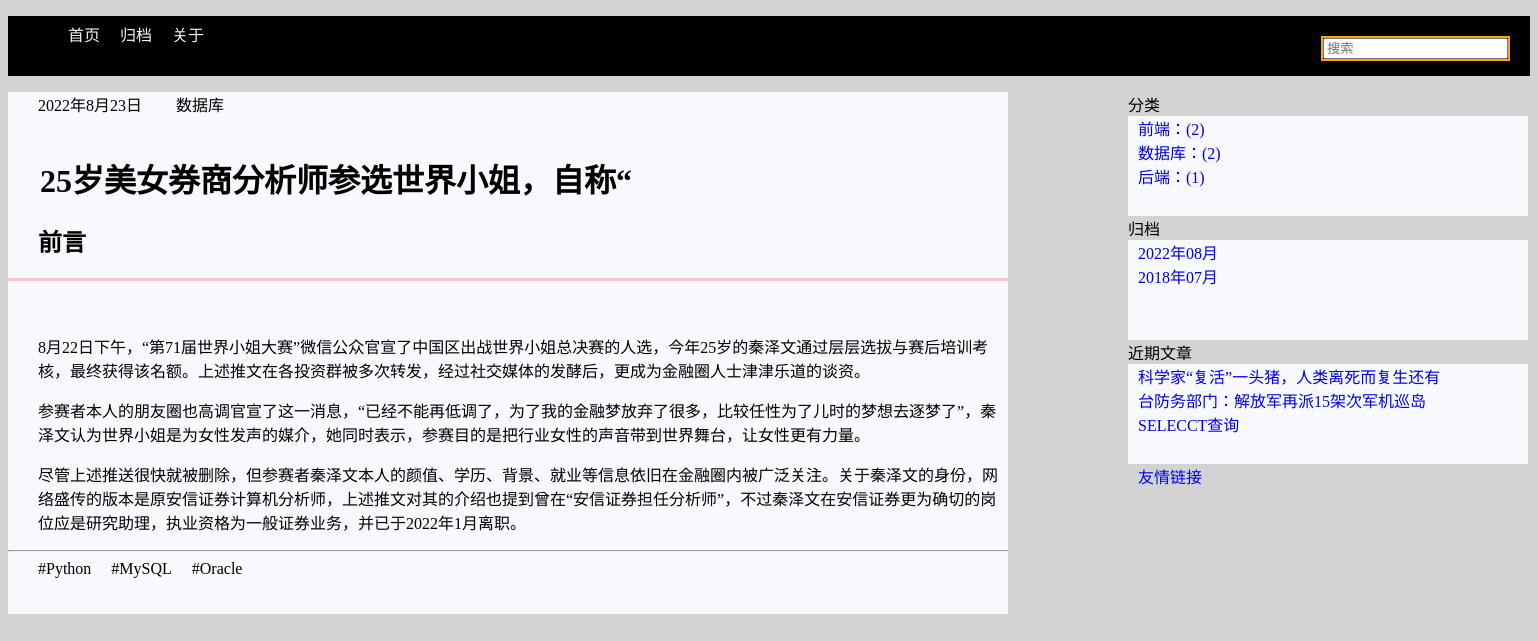
Screenshot of /post/3 with the database file from the repository.
### post/models.py (models this page shows, shortened)
class Post(models.Model):
    title=models.CharField(max_length=20,unique=True,verbose_name='标题')
    desc=models.CharField(max_length=200,verbose_name='简介')
    content = RichTextUploadingField(verbose_name='内容')
    created=models.DateTimeField(auto_now_add=True)
    modified=models.DateTimeField(auto_now=True)
    isdelete=models.BooleanField(default=False,verbose_name='是否删除')
    category=models.ForeignKey(Category,on_delete=models.CASCADE,verbose_name='所属标签')
    tag=models.ManyToManyField(Tag,verbose_name='所属类别')
    class Meta:
        db_table='t_post'
        verbose_name_plural='帖子'

class Category(models.Model):
    cname=models.CharField(max_length=20,unique=True,verbose_name='类别名')
    class Meta:
        db_table='t_category'
        verbose_name_plural='类别'

class Tag(models.Model):
    tname=models.CharField(max_length=20,unique=True,verbose_name='标签名')
    class Meta:
        db_table='t_tag'
        verbose_name_plural='标签'

### post/views.py (the view)
# urls.py: re_path(r'^post/(\d+)$',views.Detailview.as_view()),
class Detailview(View):
    def get(self,request,postid):
        postid=int(postid)
        post_obj=Post.objects.get(id=postid)
        return render(request,'detail.html',{'post_obj':post_obj})

### post/mycontext.py (called while the page is built)
def getrightinfo(request):
    r_cate_post=Post.objects.values('category__cname','category').annotate(c=Count('*')).order_by('-c')
    r_recent_post=Post.objects.order_by('-created')[2:]
    cursor=connection.cursor()
    filepost=cursor.execute("select created,count('*') count from t_post GROUP by strftime('%Y-%m',created) order by count desc")
    r_file_post=filepost.fetchall()
    print(r_file_post)
    return {'r_cate_post':r_cate_post,'r_recent_post':r_recent_post,'r_file_post':r_file_post}

### post/templatetags/mymarkdown.py (called while the page is built)
@register.filter
def md(value):
    import markdown
    return markdown.markdown(value)

### post/templates/detail.html (shortened to what this page needs)
{% extends 'base.html' %}
{% load mymarkdown %}
{% block main %}
    <div class="zuobian">
        <span>{{ post_obj.created|date }}</span>
        <span>{{ post_obj.category.cname }}</span>
            <div class="qita">
            <br>
                <h1>&emsp;{{ post_obj.title }}</h1>
                <h2>&emsp; 前言</h2>
                <hr size="3px" color="pink">
                <span>{{ post_obj.content|md|safe }}</span>
                <hr>
                <span>
                    {% for tag in post_obj.tag.all %}
                        #{{ tag.tname }}&emsp;
                    {% endfor %}
                </span>
            <br><br><br>
            </div>
    </div>
{% endblock %}

### templates/right.html (shortened to what this page needs)
<li class="sidebar">
    <div class="youbian">
        <span>分类</span>
        <div class="fenlei">
            {% for rc in r_cate_post %}
                <a href="/category/{{ rc.category }}">{{ rc.category__cname }}：({{ rc.c }})</a>
                <br>
            {% endfor %}
        </div>
        <span>归档</span>
        <div class="guidang">
            {% for rf in r_file_post %}
                <a href="/archive/{{ rf.0|date:'Y' }}/{{ rf.0|date:'m' }}">{{ rf.0|date:'Y' }}年{{ rf.0|date:'m' }}月</a>
                <br>
            {% endfor %}
        </div >
        <span>近期文章</span>
        <div class="jinqiwenzhang">
            {% for rr in r_recent_post %}
                <a href="/post/{{ rr.id}}">{{ rr.title}}</a>
                <br>
            {% endfor %}
        </div>
        <a href="https://wwww.baidu.com" class="youqinglianjie">友情链接</a>
    </div>
</li>

### static/css/blog.css (style rules this page uses)
.guide { background-color:lightgray }
.outer li { list-style: none; }
.zuobian span { margin-left: 30px; }
.zuobian { float: left; width: 1000px; background-color: ghostwhite; }
.youbian { float: right; background-color: lightgray; }
.fenlei { height: 100px; width: 400px; background-color: ghostwhite; }
.guidang { height: 100px; width: 400px; background-color: ghostwhite; }
.jinqiwenzhang { height: 100px; width: 400px; background-color: ghostwhite; }

### templates/right.html (style rules this page uses)
.youbian a { margin: 10px; text-decoration: none; }

### rows the page displays
Post: created "2022年8月23日", category.cname "数据库", title "25岁美女券商分析师参选世界小姐，自称“", content|md "8月22日下午，“第71届世界小姐大赛”微信公众官宣了中国区出战世界小姐总决赛的人选，今年25岁的秦泽文通过层层选拔与赛后培训考核，最终获得该名额。上述推文在各投资群被多次转发，经过社交媒体的发酵后，更成为金融圈人士津津乐道的谈资。 参赛者本人的朋友圈也高调官宣了这一消息，“已经不能再低调了，为了我的金融梦放弃了很多，比较任性为了儿时的梦想去逐梦了”，秦泽文认为世界小姐是为女性发声的媒介，她同时表示，参赛目的是把行业女性的声音带到世界舞台，让女性更有力量。 尽管上述推送很快就被删除，但参赛者秦泽文本人的颜值、学历、背景、就业等信息依旧在金融圈内被广泛关注。关于秦泽文的身份，网络盛传的版本是原安信证券计算机分析师，上述推文对其的介绍也提到曾在“安信证券担任分析师”，不过秦泽文在安信证券更为确切的岗位应是研究助理，执业资格为一般证券业务，并已于2022年1月离职。"
Tag: tname "Python"
Tag: tname "MySQL"
Tag: tname "Oracle"
Post: title "科学家“复活”一头猪，人类离死而复生还有"
Post: title "台防务部门：解放军再派15架次军机巡岛"
Post: title "SELECCT查询"

### other values shown
{{ rc.category__cname }} "前端" "数据库" "后端"
{{ rc.c }} "2" "2" "1"
{{ rf.0|date:'Y' }} "2022" "2018"
{{ rf.0|date:'m' }} "08" "07"
